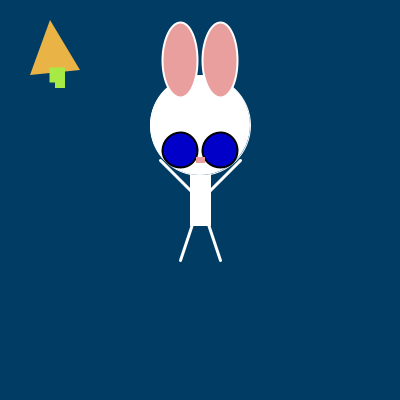
Frame 1 (no input)
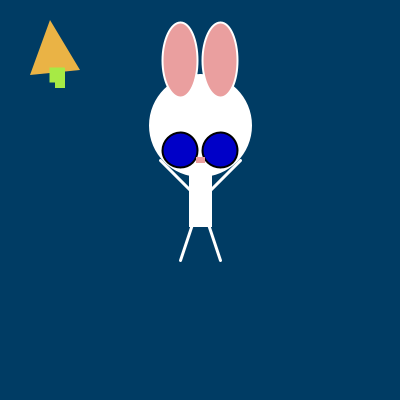
Frame 60 (the mouse pressed at the canvas centre just before this capture)
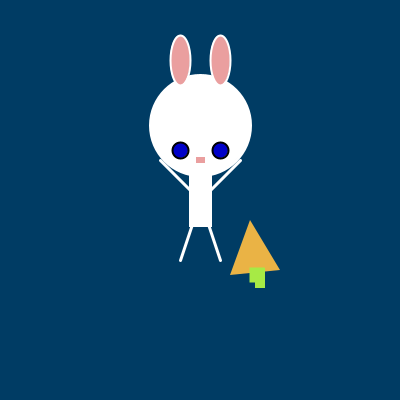
Frame 120 (the mouse held since frame 60 and released just before this capture)

The Processing sketch that drew these frames (run headless with seeded random() and noise(); from frame 60 on, the mouse is pressed at the canvas centre):

// Processing sketch: processing_23946
// ── processing_23946.pde

void setup(){
  
size(400,400);
smooth();
 
frameRate(30);
}
 
void draw(){
    background(0,60,100);
    
  

     
ellipseMode(CENTER);
rectMode(CENTER);

//bob body
stroke(255);
fill(255);
rect(200,200,20,50);
 
 
//bob head
stroke(255);
fill(255);
ellipse(200,125,100,100);
 
 
//bobs ears
fill(234,159,159);
strokeWeight(2);
ellipse(180,60,20,50);
ellipse(220,60,20,50);
 
if((mouseY<199)&&(mouseY<300)){
    fill(234,159,159);
strokeWeight(2);
ellipse(180,60,35,75);
ellipse(220,60,35,75);
    } 
 
//bob eyes
fill(0,0,200);
stroke(0);
ellipse(180,150,16,16);
ellipse(220,150,16,16);
 
 
  
  if((mouseY<199)&&(mouseY<300)){
     fill(0,0,200);
stroke(0);
ellipse(180,150,35,35);
ellipse(220,150,35,35);
    }
 
 
//bob legs
stroke(255);
strokeWeight(3);
line(180,260,200,200);
line(220,260,200,200);
 
//bobs nose
stroke(234,159,159);
fill(234,159,159);
rect(200,160,6,3);
 
//bob arms
stroke(255);
strokeWeight(3);
line(160,160,200,200);
line(240,160,200,200);
 
fill(234,179,69);
  noStroke();
  triangle(mouseX+50,mouseY+20,mouseX+80,mouseY+70,mouseX+30,mouseY+75);
 
fill(167,234,69);
noStroke();
rect(mouseX+60,mouseY+78,10,20);//carrot top
rect(mouseX+57,mouseY+75,15,15);
   
   
}
 
void mousePressed(){
 background(167,230,60);
stroke(255);}
 
void keyPressed(){
   
  println("hop hop hop.");}
